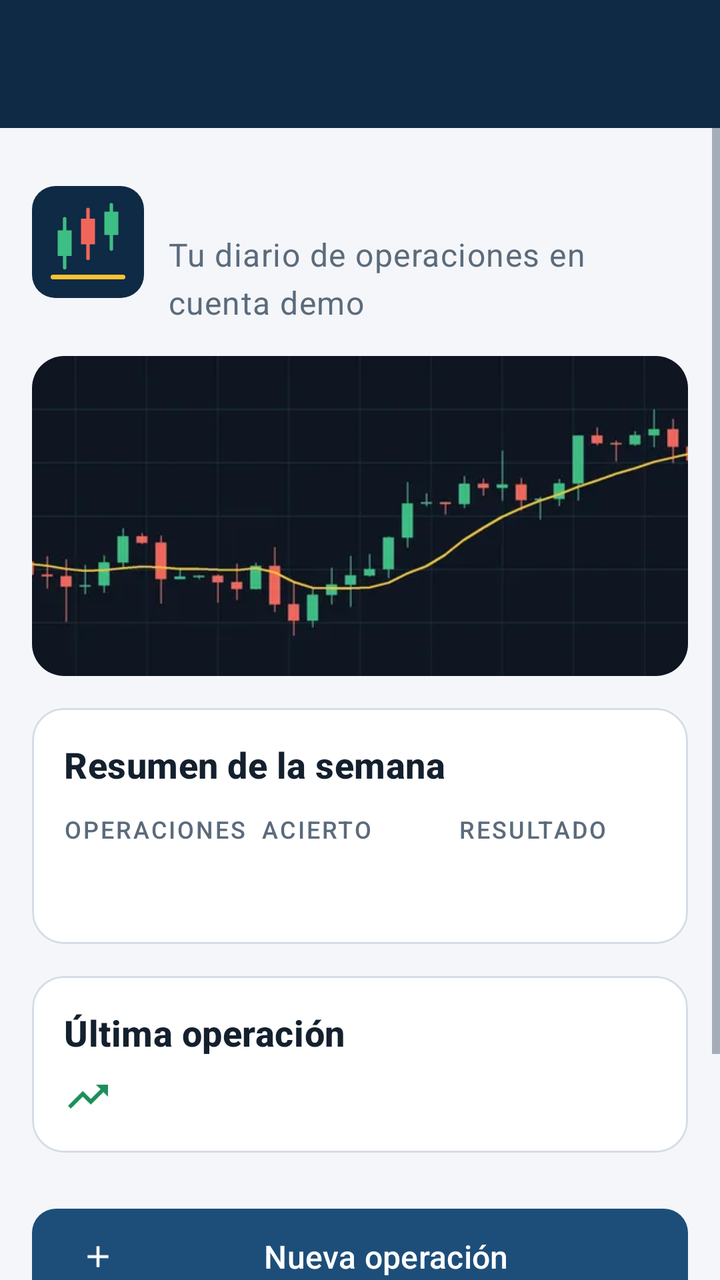
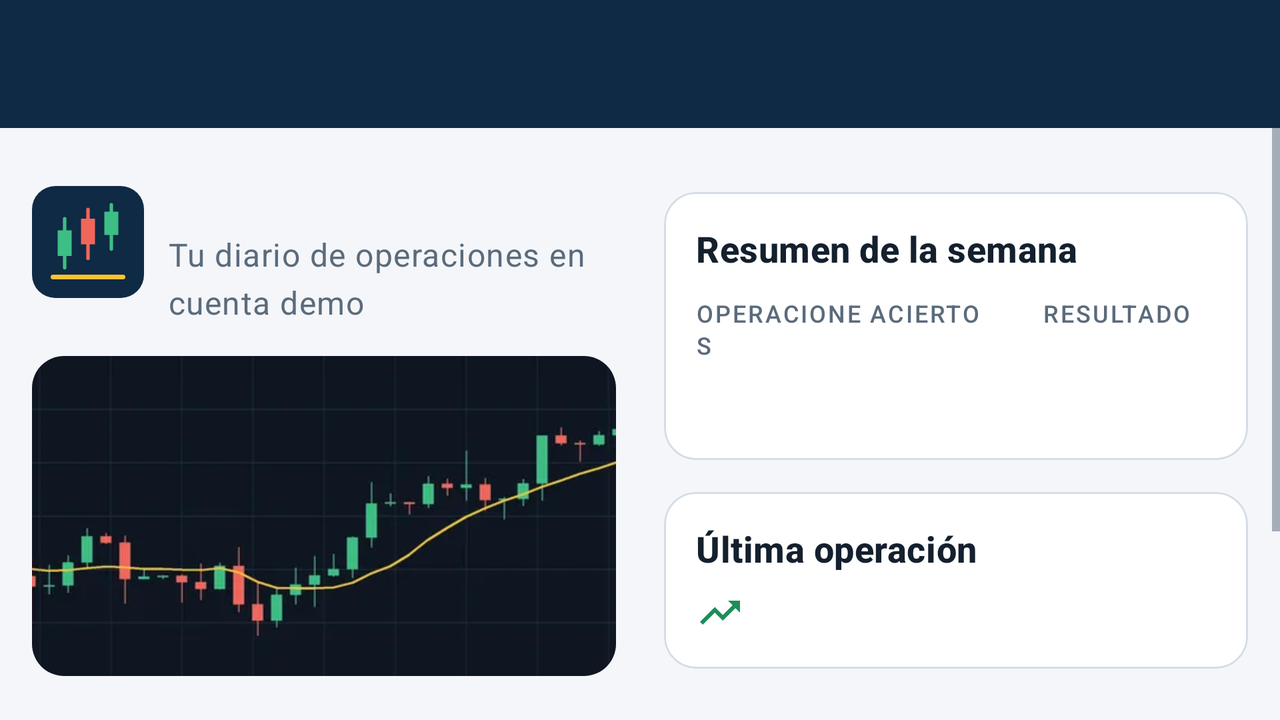

Compare how this app lays out the same screen by default and in its alternative resource folder. The renders come first, then the two layout files and the values they reference.
<!-- AndroidManifest.xml: application theme Theme.BitacoraTrader -->
<!-- res/layout/activity_main.xml -->
<?xml version="1.0" encoding="utf-8"?>
<LinearLayout xmlns:android="http://schemas.android.com/apk/res/android"
    xmlns:app="http://schemas.android.com/apk/res-auto"
    xmlns:tools="http://schemas.android.com/tools"
    android:id="@+id/main"
    android:layout_width="match_parent"
    android:layout_height="match_parent"
    android:orientation="vertical"
    tools:context=".MainActivity">

    <com.google.android.material.appbar.MaterialToolbar
        android:id="@+id/barra_superior"
        style="@style/Estilo.BarraSuperior" />

    <ScrollView
        android:layout_width="match_parent"
        android:layout_height="0dp"
        android:layout_weight="1"
        android:fillViewport="true">

        <LinearLayout
            android:layout_width="match_parent"
            android:layout_height="wrap_content"
            android:orientation="vertical"
            android:padding="@dimen/margen_pantalla">

            <LinearLayout
                android:layout_width="match_parent"
                android:layout_height="wrap_content"
                android:gravity="center_vertical"
                android:orientation="horizontal">

                <ImageView
                    android:id="@+id/iv_logo"
                    android:layout_width="@dimen/tamano_logo"
                    android:layout_height="@dimen/tamano_logo"
                    android:contentDescription="@string/desc_logo"
                    android:src="@drawable/ic_logo_bitacora" />

                <LinearLayout
                    android:layout_width="0dp"
                    android:layout_height="wrap_content"
                    android:layout_marginStart="@dimen/espacio_medio"
                    android:layout_weight="1"
                    android:orientation="vertical">

                    
                    <TextView
                        android:id="@+id/tv_saludo"
                        style="@style/Estilo.Titulo" />

                    <TextView
                        style="@style/Estilo.Subtitulo"
                        android:text="@string/subtitulo_inicio" />
                </LinearLayout>
            </LinearLayout>

            
            <com.google.android.material.imageview.ShapeableImageView
                android:id="@+id/iv_banner"
                android:layout_width="match_parent"
                android:layout_height="@dimen/alto_banner"
                android:layout_marginTop="@dimen/margen_pantalla"
                android:contentDescription="@string/desc_banner"
                android:scaleType="centerCrop"
                android:src="@drawable/img_grafico_velas"
                app:shapeAppearanceOverlay="@style/Estilo.FormaRedondeada" />

            
            <com.google.android.material.card.MaterialCardView
                android:id="@+id/tarjeta_resumen"
                style="@style/Estilo.Tarjeta">

                <LinearLayout
                    android:layout_width="match_parent"
                    android:layout_height="wrap_content"
                    android:orientation="vertical">

                    <TextView
                        style="@style/Estilo.TituloSeccion"
                        android:text="@string/titulo_resumen" />

                    <LinearLayout
                        android:layout_width="match_parent"
                        android:layout_height="wrap_content"
                        android:baselineAligned="false"
                        android:orientation="horizontal">

                        <LinearLayout
                            android:layout_width="0dp"
                            android:layout_height="wrap_content"
                            android:layout_weight="1"
                            android:orientation="vertical">

                            <TextView
                                style="@style/Estilo.Etiqueta"
                                android:text="@string/etiqueta_operaciones" />

                            <TextView
                                android:id="@+id/tv_valor_operaciones"
                                style="@style/Estilo.Titulo.Dato" />
                        </LinearLayout>

                        <LinearLayout
                            android:layout_width="0dp"
                            android:layout_height="wrap_content"
                            android:layout_weight="1"
                            android:orientation="vertical">

                            <TextView
                                style="@style/Estilo.Etiqueta"
                                android:text="@string/etiqueta_acierto" />

                            <TextView
                                android:id="@+id/tv_valor_acierto"
                                style="@style/Estilo.Titulo.Dato" />
                        </LinearLayout>

                        <LinearLayout
                            android:layout_width="0dp"
                            android:layout_height="wrap_content"
                            android:layout_weight="1"
                            android:orientation="vertical">

                            <TextView
                                style="@style/Estilo.Etiqueta"
                                android:text="@string/etiqueta_resultado" />

                            <TextView
                                android:id="@+id/tv_valor_resultado"
                                style="@style/Estilo.Titulo.Dato"
                                android:textColor="@color/color_ganancia" />
                        </LinearLayout>
                    </LinearLayout>
                </LinearLayout>
            </com.google.android.material.card.MaterialCardView>

            
            <com.google.android.material.card.MaterialCardView
                android:id="@+id/tarjeta_ultima"
                style="@style/Estilo.Tarjeta">

                <LinearLayout
                    android:layout_width="match_parent"
                    android:layout_height="wrap_content"
                    android:orientation="vertical">

                    <TextView
                        style="@style/Estilo.TituloSeccion"
                        android:text="@string/titulo_ultima_operacion" />

                    <LinearLayout
                        android:layout_width="match_parent"
                        android:layout_height="wrap_content"
                        android:layout_marginTop="@dimen/espacio_pequeno"
                        android:gravity="center_vertical"
                        android:orientation="horizontal">

                        
                        <ImageView
                            android:layout_width="@dimen/tamano_icono"
                            android:layout_height="@dimen/tamano_icono"
                            android:importantForAccessibility="no"
                            android:src="@drawable/ic_tendencia"
                            app:tint="@color/color_ganancia" />

                        <TextView
                            android:id="@+id/tv_detalle_ultima"
                            android:layout_width="0dp"
                            android:layout_height="wrap_content"
                            android:layout_marginStart="@dimen/espacio_pequeno"
                            android:layout_weight="1"
                            android:textColor="@color/color_texto_principal"
                            android:textSize="@dimen/texto_cuerpo" />
                    </LinearLayout>
                </LinearLayout>
            </com.google.android.material.card.MaterialCardView>

            <com.google.android.material.button.MaterialButton
                android:id="@+id/btn_nueva_operacion"
                style="@style/Estilo.Boton.Principal"
                android:layout_marginTop="@dimen/margen_seccion"
                android:text="@string/boton_nueva_operacion"
                app:icon="@drawable/ic_anadir" />

            <com.google.android.material.button.MaterialButton
                android:id="@+id/btn_ver_diario"
                style="@style/Estilo.Boton.Secundario"
                android:text="@string/boton_ver_diario"
                app:icon="@drawable/ic_diario" />

            <TextView
                style="@style/Estilo.Subtitulo.Nota"
                android:text="@string/nota_cuenta_demo" />
        </LinearLayout>
    </ScrollView>
</LinearLayout>
<!-- resources referenced by this layout -->
<resources>
  <color name="color_ganancia">#1E8E5A</color>
  <color name="color_texto_principal">#14202E</color>
  <dimen name="alto_banner">160dp</dimen>
  <dimen name="espacio_medio">12dp</dimen>
  <dimen name="espacio_pequeno">8dp</dimen>
  <dimen name="margen_pantalla">16dp</dimen>
  <dimen name="margen_seccion">24dp</dimen>
  <dimen name="tamano_icono">24dp</dimen>
  <dimen name="tamano_logo">56dp</dimen>
  <dimen name="texto_cuerpo">14sp</dimen>
  <string name="boton_nueva_operacion">Nueva operación</string>
  <string name="boton_ver_diario">Ver diario</string>
  <string name="desc_banner">Gráfico de velas japonesas de una sesión de futuros</string>
  <string name="desc_logo">Logotipo de Bitácora Trader</string>
  <string name="etiqueta_acierto">Acierto</string>
  <string name="etiqueta_operaciones">Operaciones</string>
  <string name="etiqueta_resultado">Resultado</string>
  <string name="nota_cuenta_demo">Cuenta demo: aquí no se arriesga dinero real</string>
  <string name="subtitulo_inicio">Tu diario de operaciones en cuenta demo</string>
  <string name="titulo_resumen">Resumen de la semana</string>
  <string name="titulo_ultima_operacion">Última operación</string>
  <style name="Estilo.FormaRedondeada" parent="">
          <item name="cornerFamily">rounded</item>
          <item name="cornerSize">@dimen/radio_tarjeta</item>
      </style>
  <style name="Estilo.Subtitulo.Nota">
          <item name="android:layout_width">match_parent</item>
          <item name="android:layout_marginTop">@dimen/margen_seccion</item>
          <item name="android:gravity">center</item>
          <item name="android:textSize">@dimen/texto_etiqueta</item>
      </style>
  <style name="Estilo.Titulo" parent="TextAppearance.Material3.HeadlineSmall">
          <item name="android:layout_width">wrap_content</item>
          <item name="android:layout_height">wrap_content</item>
          <item name="android:textSize">@dimen/texto_titulo</item>
          <item name="android:textStyle">bold</item>
          <item name="android:textColor">@color/color_texto_principal</item>
      </style>
  <style name="Estilo.Titulo.Dato">
          <item name="android:textSize">@dimen/texto_dato</item>
      </style>
  <style name="Estilo.TituloSeccion" parent="TextAppearance.Material3.TitleMedium">
          <item name="android:layout_width">wrap_content</item>
          <item name="android:layout_height">wrap_content</item>
          <item name="android:textSize">@dimen/texto_seccion</item>
          <item name="android:textStyle">bold</item>
          <item name="android:textColor">@color/color_texto_principal</item>
      </style>
  <style name="Theme.BitacoraTrader" parent="Base.Theme.BitacoraTrader" />
  <color name="color_barra_superior">#0F2A44</color>
  <color name="color_sobre_primario_fijo">#FFFFFF</color>
  <dimen name="alto_boton">56dp</dimen>
  <dimen name="texto_boton">16sp</dimen>
  <color name="color_sobre_primario">#FFFFFF</color>
  <color name="color_primario">#1D4E7A</color>
  <dimen name="radio_boton">12dp</dimen>
  <dimen name="espacio_minimo">4dp</dimen>
  <dimen name="texto_etiqueta">12sp</dimen>
  <color name="color_texto_secundario">#5B6B7C</color>
  <dimen name="radio_tarjeta">16dp</dimen>
  <dimen name="texto_subtitulo">16sp</dimen>
  <color name="color_superficie">#FFFFFF</color>
  <dimen name="elevacion_tarjeta">0dp</dimen>
  <color name="color_borde">#D5DCE4</color>
  <dimen name="ancho_borde">1dp</dimen>
  <dimen name="texto_titulo">24sp</dimen>
  <dimen name="texto_dato">22sp</dimen>
  <dimen name="texto_seccion">18sp</dimen>
  <color name="color_seleccion">#D6E4F2</color>
  <color name="color_acento">#F2A900</color>
  <color name="color_sobre_acento">#1A1A1A</color>
  <color name="color_perdida">#C8372D</color>
  <color name="color_fondo">#F4F6F9</color>
  <!-- some entries are left out for length -->
</resources>
<!-- res/layout-land/activity_main.xml (the repository's variant of the layout above) -->
<!-- drawn on the phone turned sideways -->
<?xml version="1.0" encoding="utf-8"?>
<LinearLayout xmlns:android="http://schemas.android.com/apk/res/android"
    xmlns:app="http://schemas.android.com/apk/res-auto"
    xmlns:tools="http://schemas.android.com/tools"
    android:id="@+id/main"
    android:layout_width="match_parent"
    android:layout_height="match_parent"
    android:orientation="vertical"
    tools:context=".MainActivity">

    <com.google.android.material.appbar.MaterialToolbar
        android:id="@+id/barra_superior"
        style="@style/Estilo.BarraSuperior" />

    <ScrollView
        android:layout_width="match_parent"
        android:layout_height="0dp"
        android:layout_weight="1"
        android:fillViewport="true">

        <LinearLayout
            android:layout_width="match_parent"
            android:layout_height="wrap_content"
            android:baselineAligned="false"
            android:orientation="horizontal"
            android:padding="@dimen/margen_pantalla">

            
            <LinearLayout
                android:layout_width="0dp"
                android:layout_height="wrap_content"
                android:layout_weight="1"
                android:orientation="vertical">

                <LinearLayout
                    android:layout_width="match_parent"
                    android:layout_height="wrap_content"
                    android:gravity="center_vertical"
                    android:orientation="horizontal">

                    <ImageView
                        android:id="@+id/iv_logo"
                        android:layout_width="@dimen/tamano_logo"
                        android:layout_height="@dimen/tamano_logo"
                        android:contentDescription="@string/desc_logo"
                        android:src="@drawable/ic_logo_bitacora" />

                    <LinearLayout
                        android:layout_width="0dp"
                        android:layout_height="wrap_content"
                        android:layout_marginStart="@dimen/espacio_medio"
                        android:layout_weight="1"
                        android:orientation="vertical">

                        
                        <TextView
                            android:id="@+id/tv_saludo"
                            style="@style/Estilo.Titulo" />

                        <TextView
                            style="@style/Estilo.Subtitulo"
                            android:text="@string/subtitulo_inicio" />
                    </LinearLayout>
                </LinearLayout>

                
                <com.google.android.material.imageview.ShapeableImageView
                    android:id="@+id/iv_banner"
                    android:layout_width="match_parent"
                    android:layout_height="@dimen/alto_banner"
                    android:layout_marginTop="@dimen/margen_pantalla"
                    android:contentDescription="@string/desc_banner"
                    android:scaleType="centerCrop"
                    android:src="@drawable/img_grafico_velas"
                    app:shapeAppearanceOverlay="@style/Estilo.FormaRedondeada" />

                <TextView
                    style="@style/Estilo.Subtitulo.Nota"
                    android:text="@string/nota_cuenta_demo" />
            </LinearLayout>

            
            <LinearLayout
                android:layout_width="0dp"
                android:layout_height="wrap_content"
                android:layout_marginStart="@dimen/margen_seccion"
                android:layout_weight="1"
                android:orientation="vertical">

                
                <com.google.android.material.card.MaterialCardView
                    android:id="@+id/tarjeta_resumen"
                    style="@style/Estilo.Tarjeta">

                    <LinearLayout
                        android:layout_width="match_parent"
                        android:layout_height="wrap_content"
                        android:orientation="vertical">

                        <TextView
                            style="@style/Estilo.TituloSeccion"
                            android:text="@string/titulo_resumen" />

                        <LinearLayout
                            android:layout_width="match_parent"
                            android:layout_height="wrap_content"
                            android:baselineAligned="false"
                            android:orientation="horizontal">

                            <LinearLayout
                                android:layout_width="0dp"
                                android:layout_height="wrap_content"
                                android:layout_weight="1"
                                android:orientation="vertical">

                                <TextView
                                    style="@style/Estilo.Etiqueta"
                                    android:text="@string/etiqueta_operaciones" />

                                <TextView
                                    android:id="@+id/tv_valor_operaciones"
                                    style="@style/Estilo.Titulo.Dato" />
                            </LinearLayout>

                            <LinearLayout
                                android:layout_width="0dp"
                                android:layout_height="wrap_content"
                                android:layout_weight="1"
                                android:orientation="vertical">

                                <TextView
                                    style="@style/Estilo.Etiqueta"
                                    android:text="@string/etiqueta_acierto" />

                                <TextView
                                    android:id="@+id/tv_valor_acierto"
                                    style="@style/Estilo.Titulo.Dato" />
                            </LinearLayout>

                            <LinearLayout
                                android:layout_width="0dp"
                                android:layout_height="wrap_content"
                                android:layout_weight="1"
                                android:orientation="vertical">

                                <TextView
                                    style="@style/Estilo.Etiqueta"
                                    android:text="@string/etiqueta_resultado" />

                                <TextView
                                    android:id="@+id/tv_valor_resultado"
                                    style="@style/Estilo.Titulo.Dato"
                                    android:textColor="@color/color_ganancia" />
                            </LinearLayout>
                        </LinearLayout>
                    </LinearLayout>
                </com.google.android.material.card.MaterialCardView>

                
                <com.google.android.material.card.MaterialCardView
                    android:id="@+id/tarjeta_ultima"
                    style="@style/Estilo.Tarjeta">

                    <LinearLayout
                        android:layout_width="match_parent"
                        android:layout_height="wrap_content"
                        android:orientation="vertical">

                        <TextView
                            style="@style/Estilo.TituloSeccion"
                            android:text="@string/titulo_ultima_operacion" />

                        <LinearLayout
                            android:layout_width="match_parent"
                            android:layout_height="wrap_content"
                            android:layout_marginTop="@dimen/espacio_pequeno"
                            android:gravity="center_vertical"
                            android:orientation="horizontal">

                            
                            <ImageView
                                android:layout_width="@dimen/tamano_icono"
                                android:layout_height="@dimen/tamano_icono"
                                android:importantForAccessibility="no"
                                android:src="@drawable/ic_tendencia"
                                app:tint="@color/color_ganancia" />

                            <TextView
                                android:id="@+id/tv_detalle_ultima"
                                android:layout_width="0dp"
                                android:layout_height="wrap_content"
                                android:layout_marginStart="@dimen/espacio_pequeno"
                                android:layout_weight="1"
                                android:textColor="@color/color_texto_principal"
                                android:textSize="@dimen/texto_cuerpo" />
                        </LinearLayout>
                    </LinearLayout>
                </com.google.android.material.card.MaterialCardView>

                <com.google.android.material.button.MaterialButton
                    android:id="@+id/btn_nueva_operacion"
                    style="@style/Estilo.Boton.Principal"
                    android:layout_marginTop="@dimen/margen_seccion"
                    android:text="@string/boton_nueva_operacion"
                    app:icon="@drawable/ic_anadir" />

                <com.google.android.material.button.MaterialButton
                    android:id="@+id/btn_ver_diario"
                    style="@style/Estilo.Boton.Secundario"
                    android:text="@string/boton_ver_diario"
                    app:icon="@drawable/ic_diario" />
            </LinearLayout>
        </LinearLayout>
    </ScrollView>
</LinearLayout>
